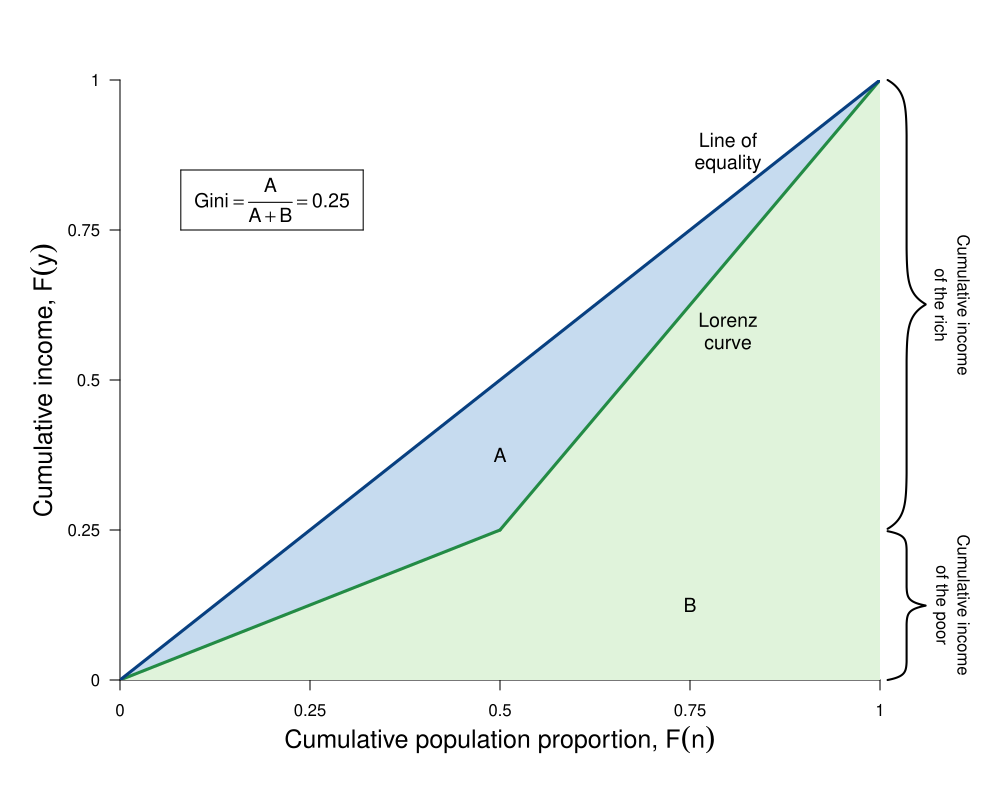

Reproduce this figure in R.
#Graph Designer: Simon Halliday & Riley Boeth '17
#Authors: Bowles, Foley and Halliday
#Title: Coordination, Conflict and Competition: A Text in Microeconomics

library(shape)
library(pBrackets)
pdf(file = "risk/risks_lorenz.pdf", width = 10, height = 8)

#Set parameters for graphics
axislabelsize <- 1.5
labelsize <- 1.2
graphlinewidth <- 3
segmentlinewidth <- 2

COL <- c("#7fc97f", "#beaed4", "#fdc086", "#ffff99", "#386cb0", "#f0027f", "#bf5b17", "#666666")
COLA <- c("#e0f3db", "#99d8c9","#66c2a4","#41ae76", "#238b45", "#005824")
COLB <- c("#c6dbef", "#4eb3d3", "#2b8cbe", "#0868ac","#084081")
COLC <- c("#fcfbfd", "#efedf5", "#dadaeb", "#bcbddc", "#9e9ac8", "#807dba", "#6a51a3", "#54278f", "#3f007d")

#Edited the margins to cater for the larger LHS labels
par(mar =  c(6, 6, 4, 6))


#Add limits on axes and levels of utility for each indifference curve
ylims <- c(0, 1)
xlims <- c(0, 1)

npts <- 501 
x <- seq(xlims[1], xlims[2], length.out = npts)
y <- seq(ylims[1], ylims[2], length.out = npts) 

plot(0, 0, xlim = xlims, ylim = ylims, type = "n",
     xlab = expression(paste("")),
     ylab = expression(paste("")), 
     xaxt = "n", 
     yaxt = "n", 
     cex.lab = axislabelsize, 
     bty = "n", 
     xaxs="i", 
     yaxs="i"
)

#Calculate the Gini
#Area B:
#((0.5*(0.25*0.5)) + 0.25*0.5 + 0.5*(0.75*0.5))
#Therefore Area A: 
#0.5 - Area B
#Therefore Gini: 
# (0.5 - ((0.5*(0.25*0.5)) + 0.25*0.5 + 0.5*(0.75*0.5)))/0.5 = 0.25

#ticksx <- seq(from = 0, to = xlims[2], by = 1)
#xlabels <- seq(from = 0, to = xlims[2], by = 1)
ticksx <- seq(from = 0, to = ylims[2], by = 0.25)
xlabels <- seq(from = 0, to = ylims[2], by = 0.25)
ticksy <- seq(from = 0, to = ylims[2], by = 0.25)
ylabels <- seq(from = 0, to = ylims[2], by = 0.25)

axis(1,at = ticksx,  pos = 0, labels = xlabels)
axis(2,at = ticksy,  pos = 0, labels = ylabels, las = 1)

npts <- 500 
xx1 <- seq(xlims[1], xlims[2], length.out = npts)
xx2 <- seq(0, xlims[2], length.out = npts)
xx3 <- seq(xlims[1], 0, length.out = npts)
xx4 <- seq(-11, 0, length.out = npts)

#Axis labels and draw linear utility function
#mtext(expression(paste("Cumulative population proportion, ", F(n))), side = 1, line = 2.5, cex = axislabelsize)
text(-0.1, 0.5*ylims[2], expression(paste("Cumulative income, ", F(y))), xpd = TRUE, cex = axislabelsize, srt = 90) 
text(0.5*xlims[2], -0.1, expression(paste("Cumulative population proportion, ", F(n))), xpd = TRUE, cex = axislabelsize) 



#Shaded Areas A and B
#Area A
xpoly1 <- c(0, 0.5, 1, 0)
ypoly1 <- c(0, 0.25, 1, 0)
polygon(x = xpoly1,
        y = ypoly1,
        col = COLB[1], density = NULL, border = NA)

#Area B
xpoly2 <- c(0, 1, 1, 0.5, 0)
ypoly2 <- c(0, 0, 1, 0.25, 0)
polygon(x = xpoly2,
        y = ypoly2,
        col = COLA[1], density = NULL, border = NA)

# Lorenz curve
segments(0, 0, 0.5, 0.25, lty = 1, col = COLA[5], lwd = graphlinewidth)
segments(0.5, 0.25, 1, 1, lty = 1, col = COLA[5], lwd = graphlinewidth)
text(0.8, 0.6, expression(paste(Lorenz)), cex = labelsize)
text(0.8, 0.56, expression(paste(curve)), cex = labelsize)

#Line of equality
segments(0, 0, 1, 1, lty = 1, col = COLB[5], lwd = graphlinewidth)
text(0.8, 0.9, expression(paste("Line of")), cex = labelsize)
text(0.8, 0.86, expression(paste(equality)), cex = labelsize)

#Label areas A and B
text(0.5, 0.375, expression(paste(A)), cex = labelsize)
text(0.75, 0.125, expression(paste(B)), cex = labelsize)

#Label and provide Gini value
#Bottom of frame
segments(0.08, 0.75, 0.32, 0.75, lty = 1, col = "black" , lwd = 1)
#Top of frame
segments(0.08, 0.85, 0.32, 0.85, lty = 1, col = "black" , lwd = 1)
#Left of frame
segments(0.08, 0.75, 0.08, 0.85, lty = 1, col = "black" , lwd = 1)
#Right of frame
segments(0.32, 0.75, 0.32, 0.85, lty = 1, col = "black" , lwd = 1)
#Gini equation
text(0.2, 0.8, expression(paste(Gini == frac(A, A + B), phantom() == 0.25 )), cex = labelsize)


brackets(x1 = 1.01, y1 = 0.248, x2 = 1.01, y2 = 0,  
         ticks = 0.5, curvature = 0.5, type = 1, 
         col = "black", lwd = 2, lty = 1, xpd = TRUE)
text(1.11, 0.125, expression(paste("Cumulative income")), xpd = TRUE, srt = 270)
text(1.08, 0.125, expression(paste("of the poor")), xpd = TRUE, srt = 270)

brackets(x1 = 1.01, y1 = 1, x2 = 1.01, y2 = 0.252,  
         ticks = 0.5, curvature = 0.5, type = 1, 
         col = "black", lwd = 2, lty = 1, xpd = TRUE)
text(1.11, 0.625, expression(paste("Cumulative income")), xpd = TRUE, srt = 270)
text(1.08, 0.625, expression(paste("of the rich")), xpd = TRUE, srt = 270)


dev.off()
